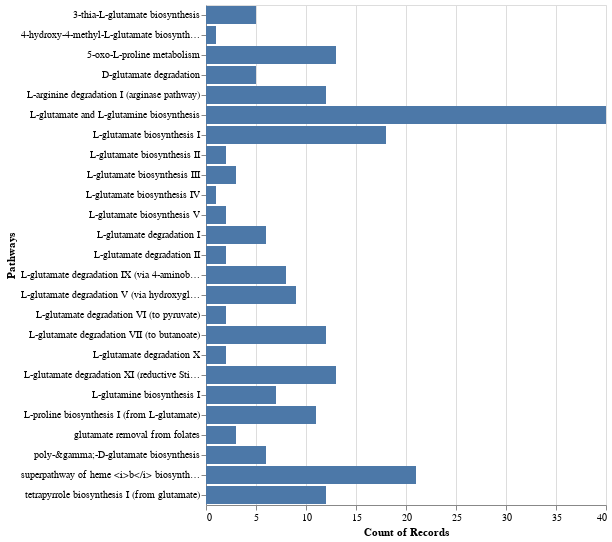

The cell this chart's notebook holds for it:
### Code cell
import altair as alt
bars = alt.Chart(df_master).mark_bar().encode(
    x=alt.X('count(Gene ID):Q'),
    y=alt.Y('Pathways:N')
#    color='year:N',
).configure_range(
    category={'scheme': 'accent'}
)
bars

### Figure 1 — Vega-Lite specification as saved in the notebook (floating-point values rounded to 4 significant figures; data arrays with more than 128 entries replaced by an {"elided": "..."} marker saying what was removed)
{"config": {"view": {"continuousWidth": 400, "continuousHeight": 300}, "range": {"category": {"scheme": "accent"}}}, "data": {"name": "data-aecbc893358434da325d067f4c00ddc7"}, "mark": "bar", "encoding": {"x": {"type": "quantitative", "aggregate": "count", "field": "Gene ID"}, "y": {"type": "nominal", "field": "Pathways"}}, "$schema": "https://vega.github.io/schema/vega-lite/v4.8.1.json", "datasets": {"data-aecbc893358434da325d067f4c00ddc7": {"elided": "216 records"}}}
